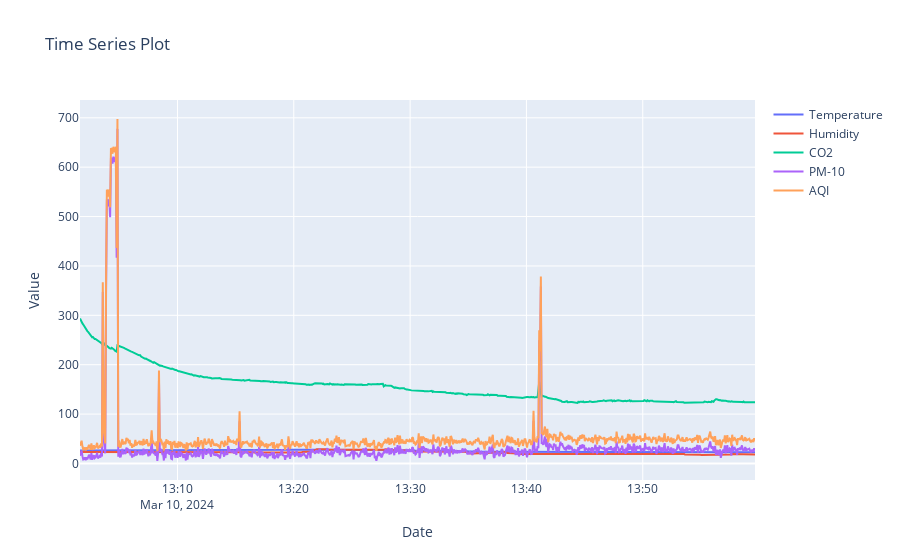

Here is the notebook cell this chart was saved with:
### Markdown cell above
#### Plotly 온라인 시각화

### Code cell
# 선 그래프 생성
trace_temp = go.Scatter(x=df_resampled.index, y=df_resampled['Temperature (°C)'], mode='lines', name='Temperature')
trace_humidity = go.Scatter(x=df_resampled.index, y=df_resampled['Humidity (%)'], mode='lines', name='Humidity')
trace_co2 = go.Scatter(x=df_resampled.index, y=df_resampled['CO2 (PPM)'], mode='lines', name='CO2')
trace_pm10 = go.Scatter(x=df_resampled.index, y=df_resampled['PM-10 (μg/m3)'], mode='lines', name='PM-10')
trace_aqi = go.Scatter(x=df_resampled.index, y=df_resampled['AQI'], mode='lines', name='AQI')

# 레이아웃 정의
layout = go.Layout(title='Time Series Plot', xaxis=dict(title='Date'), yaxis=dict(title='Value'))

# 그래프 객체 생성
fig = go.Figure(data=[trace_temp, trace_humidity, trace_co2, trace_pm10, trace_aqi], layout=layout)

# 그래프 표시
fig.show()

### Figure 1 — Plotly figure (JSON) as saved in the notebook; plotly's stock layout.template omitted (floating-point values rounded to 4 significant figures; data arrays with more than 128 entries replaced by an {"elided": "..."} marker saying what was removed)
{"data": [{"mode": "lines", "name": "Temperature", "type": "scatter", "x": {"elided": "830 str values"}, "y": {"elided": "830 float values"}}, {"mode": "lines", "name": "Humidity", "type": "scatter", "x": {"elided": "830 str values"}, "y": {"elided": "830 float values"}}, {"mode": "lines", "name": "CO2", "type": "scatter", "x": {"elided": "830 str values"}, "y": {"elided": "830 float values"}}, {"mode": "lines", "name": "PM-10", "type": "scatter", "x": {"elided": "830 str values"}, "y": {"elided": "830 float values"}}, {"mode": "lines", "name": "AQI", "type": "scatter", "x": {"elided": "830 str values"}, "y": {"elided": "830 float values"}}], "layout": {"title": {"text": "Time Series Plot"}, "xaxis": {"title": {"text": "Date"}}, "yaxis": {"title": {"text": "Value"}}}}
